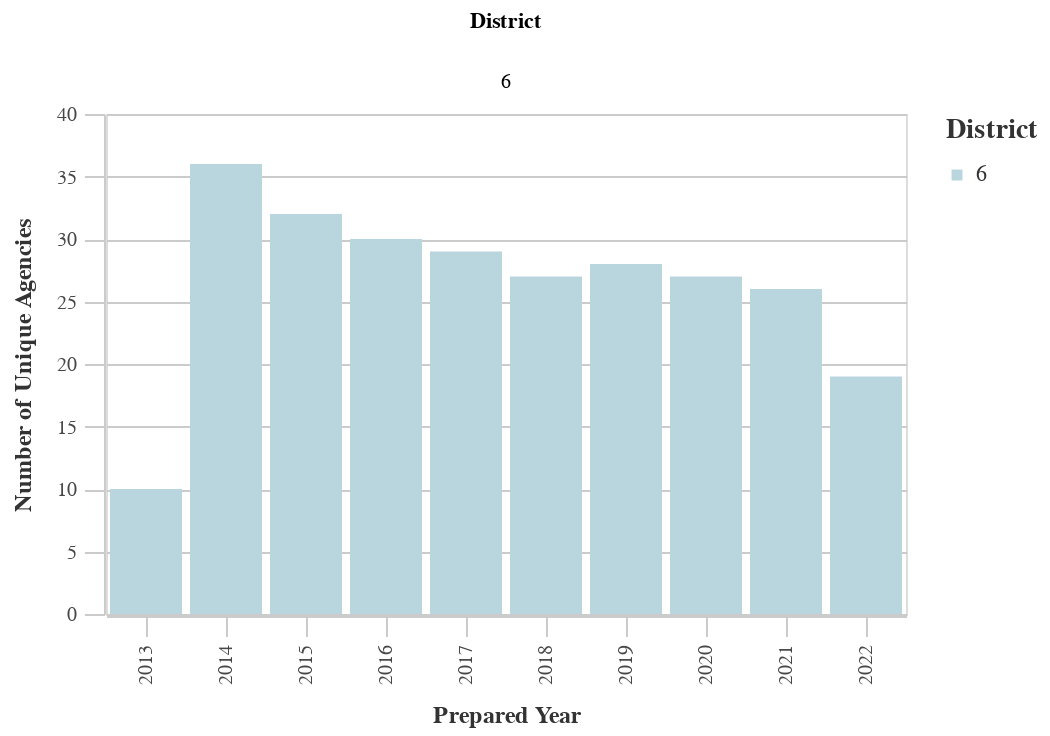

The cell this chart's notebook holds for it:
### Code cell
#Unique Prefixes by Dist
dist_years_prefix = ((
        df
        >> group_by(_.prepared_y, _.dist)
        >> summarize(n=_.prefix.nunique())
        >> arrange(-_.prepared_y)
    ).rename(columns={'dist':'District', 'n':'Count'}))

chart11 = (alt.Chart(dist_years_prefix).mark_bar().encode(
        column='District:N',
        x=alt.X('prepared_y:O', title='Prepared Year'),
        y=alt.Y('Count:Q', title='Number of Unique Agencies'),
        color = alt.Color("District:N", 
                              scale=alt.Scale(
                                  range=altair_utils.CALITP_SEQUENTIAL_COLORS),  
                               legend=alt.Legend(title="District")
                              )
                              ))
chart11 = styleguide.preset_chart_config(chart11)
chart11 = _dla_utils_reports.add_tooltip(chart11, 'prepared_y','Count')
    
display(HTML("<h4><strong>Number of Unique Prefix Codes by District</strong></h4>"))
chart11

### Figure 1 — Vega-Lite specification as saved in the notebook (floating-point values rounded to 4 significant figures)
{"config": {"view": {"continuousWidth": 400, "continuousHeight": 300}, "axis": {"domainColor": "#cbcbcb", "grid": true, "gridColor": "#cbcbcb", "gridWidth": 1, "labelColor": "#474747", "labelFont": "Nunito Sans", "labelFontSize": 10, "labelPadding": 4, "tickColor": "#cbcbcb", "tickSize": 10, "titleColor": "#333", "titleFont": "Raleway", "titleFontSize": 12, "titlePadding": 10}, "axisBand": {"grid": false}, "background": "white", "font": "Raleway", "header": {"labelFont": "Nunito Sans", "titleFont": "Raleway"}, "legend": {"labelColor": "#333", "labelFont": "Nunito Sans", "labelFontSize": 11, "labelLimit": 0, "padding": 1, "symbolSize": 30, "symbolType": "square", "titleColor": "#333", "titleFont": "Raleway", "titleFontSize": 14, "titlePadding": 10}, "title": {"anchor": "middle", "font": "Raleway", "fontSize": 18, "fontWeight": 300, "offset": 20}}, "data": {"name": "data-2f69b625fe25e2bcb1750c4914095732"}, "mark": "bar", "encoding": {"color": {"field": "District", "legend": {"title": "District"}, "scale": {"range": ["#B9D6DF", "#8CBCCB", "#2EA8CE", "#136C97", "#0B405B"]}, "type": "nominal"}, "column": {"field": "District", "type": "nominal"}, "tooltip": [{"field": "prepared_y", "type": "quantitative"}, {"field": "Count", "type": "quantitative"}], "x": {"field": "prepared_y", "title": "Prepared Year", "type": "ordinal"}, "y": {"field": "Count", "title": "Number of Unique Agencies", "type": "quantitative"}}, "height": 250, "width": 400, "$schema": "https://vega.github.io/schema/vega-lite/v4.17.0.json", "datasets": {"data-2f69b625fe25e2bcb1750c4914095732": [{"prepared_y": 2022.0, "District": 6, "Count": 19}, {"prepared_y": 2021.0, "District": 6, "Count": 26}, {"prepared_y": 2020.0, "District": 6, "Count": 27}, {"prepared_y": 2019.0, "District": 6, "Count": 28}, {"prepared_y": 2018.0, "District": 6, "Count": 27}, {"prepared_y": 2017.0, "District": 6, "Count": 29}, {"prepared_y": 2016.0, "District": 6, "Count": 30}, {"prepared_y": 2015.0, "District": 6, "Count": 32}, {"prepared_y": 2014.0, "District": 6, "Count": 36}, {"prepared_y": 2013.0, "District": 6, "Count": 10}]}}
